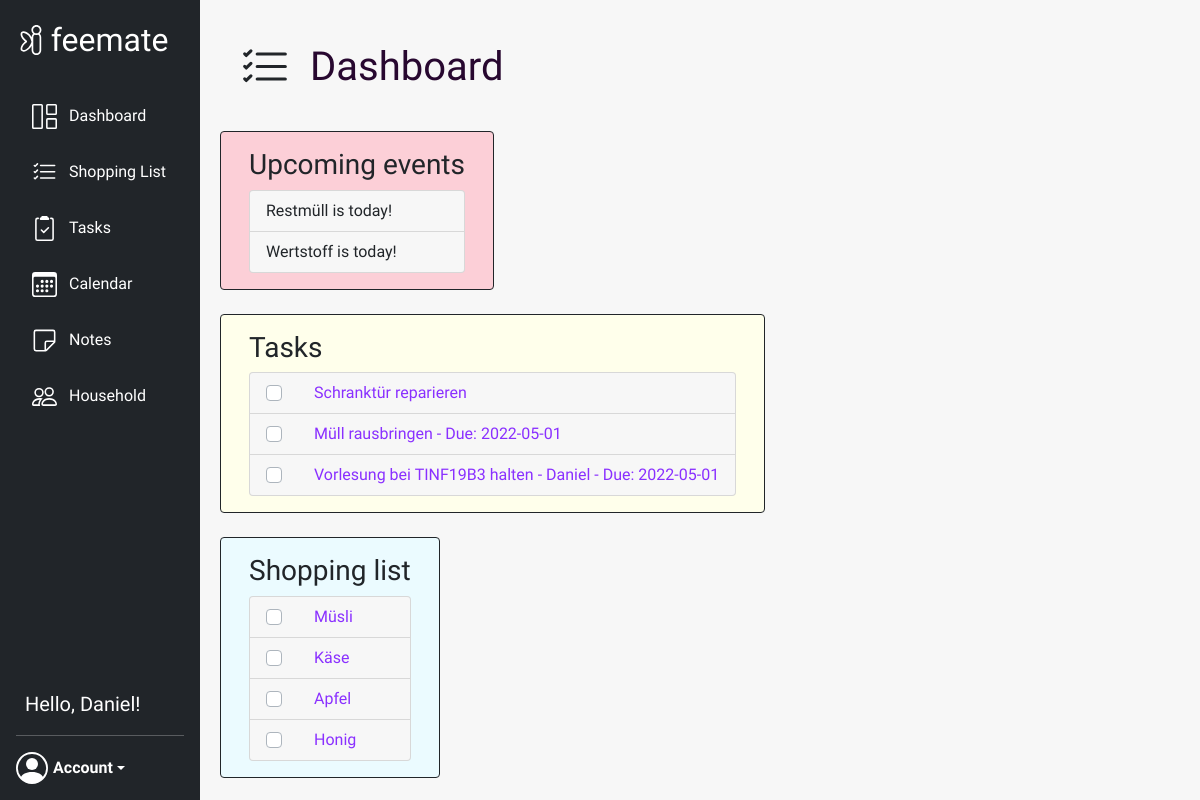
The page /dashboard (signed in) on the database its author committed.
### website/models.py (models this page shows, shortened)
class User(db.Model, UserMixin):
    id = db.Column(db.Integer, primary_key=True)
    email = db.Column(db.String(150), unique=True)
    password = db.Column(db.String(150))
    first_name = db.Column(db.String(150))
    events = db.relationship('Event')
    tasks = db.relationship('Task')
    group_id = db.Column(db.Integer, db.ForeignKey('group.id'))
    def get_current_group(self):
        group = Group.query.get(self.group_id)
        return group

class Event(db.Model):
    id = db.Column(db.Integer, primary_key=True)
    group_id = db.Column(db.Integer, db.ForeignKey('group.id'))
    user_id = db.Column(db.Integer, db.ForeignKey('user.id'))
    title = db.Column(db.String(100))
    start = db.Column(db.DateTime(timezone=True), default=func.now())
    end = db.Column(db.DateTime(timezone=True), default=func.now())
    repeat = db.Column(db.Integer, default=0)
    repeat_till = db.Column(db.DateTime(timezone=True), default=func.now())
    color = db.Column(db.String(7), default='#d4d4d4')

class Task(db.Model):
    id = db.Column(db.Integer, primary_key=True)
    title = db.Column(db.String(100))
    data = db.Column(db.String(1000))
    date = db.Column(db.DateTime(timezone=True))
    state = db.Column(db.Boolean, default=False)
    group_id = db.Column(db.Integer, db.ForeignKey('group.id'))
    user_id = db.Column(db.Integer, db.ForeignKey('user.id'))

class Item(db.Model):
    id = db.Column(db.Integer, primary_key=True)
    group_id = db.Column(db.Integer, db.ForeignKey('group.id'))
    title = db.Column(db.String(100))
    date = db.Column(db.DateTime(timezone=True), default=func.now())
    state = db.Column(db.Boolean, default=False)

### website/views/views.py (the view)
@views.route('/dashboard', methods=['GET', 'POST'])
@login_required
@household_required
def dashboard():
    task_list = Task.query.filter_by(group_id=current_user.group_id).all()
    events = Event.query.filter_by(group_id=current_user.group_id).all()
    tasks_structured = get_structured_task_data(task_list)
    upcoming_events = get_structured_upcoming_events(events)
    return render_template("dashboard.html", group=current_user.get_current_group(),
                           tasks=tasks_structured, events=upcoming_events)

### website/__init__.py (called while the page is built)
def create_app(base_config=BaseConfig):
    app.config.from_object(base_config)
    db.init_app(app)
    from .models import User, Group
    if not path.exists('website/' + base_config.DB_NAME):
        db.create_all(app=app)
    login_manager = LoginManager()
    login_manager.login_view = 'auth.login'
    login_manager.init_app(app)
    @login_manager.user_loader
    def load_user(user_id):
        return User.query.get(int(user_id))
    return app

### website/views/views.py (called while the page is built)
def get_structured_task_data(task_list):
    tasks_structured = []
    for task in task_list:
        element = {
            'id': task.id,
            'title': task.title,
            'data': task.data,
            'state': task.state
        }
        if task.user_id:
            user = User.query.filter_by(id=task.user_id).first()
            element['user_name'] = user.first_name
            element['user_id'] = user.id
        if task.date:
            date = task.date.date()
            element['date'] = date
        tasks_structured.append(element)
    return tasks_structured

def get_structured_upcoming_events(events):
    upcoming_events = []
    for event in events:
        if 0 <= days_till(event.start) <= 7:
            if event.user_id:
                user_name = ' (' + User.query.get(event.user_id).first_name + ')'
            else:
                user_name = ''
            element = {
                'title': event.title + user_name,
                'days_till': days_till(event.start),
            }
            upcoming_events.append(element)
    return upcoming_events

def days_till(date):
    return (date.date() - datetime.now().date()).days

### website/views/templates/dashboard.html (shortened to what this page needs)
{% extends "base.html" %}{% block title %}Dashboard{% endblock %}
{% block content %}
<div class="d-flex flex-row">
        <div class="p-2 page-icon">
        </div>
        <div class="p-2">
            <h1 class="header-text">Dashboard</h1>
        </div>
</div>
<br />
<div class="row">
    <div class="col-md-auto border border-dark rounded background-color-event-list">
        <div class="shopping-list-on-dashboard-div background-color-event-list">
           <h3>Upcoming events</h3>
            <ul class="list-group" id="events">
                {% for event in events %}
                    <li class="list-group-item event-list-on-dashboard">
                        {% if event.days_till == 0 %}
                            {{event.title}} is today!
                        {% endif %}
                    </li>
                {% endfor %}
            </ul>
        </div>
     </div>
</div>
<br />
<div class="row">
 <div class="col-md-auto border border-dark rounded background-color-task-list">
    <div class="shopping-list-on-dashboard-div background-color-task-list">
       <h3>Tasks</h3>
        <ul class="list-group" id="tasks">
            {% for task in tasks %}
                {% if task.state == False %}
                    <li class="list-group-item task-list-on-dashboard">
                        <div class="custom-control custom-checkbox">
                                <label class="custom-control-label" for="checkbox_{{ task.id }}">
                                    {{task.title}}
                                    {% if task.user_name %}
                                         - {{task.user_name}}
                                    {% endif %}
                                    {% if task.date %}
                                         - Due: {{task.date}}
                                    {% endif %}
                                </label>
                        </div>
                    </li>
                {% endif %}
            {% endfor %}
        </ul>
    </div>
 </div>
</div>
<br />
<div class="row">
    <div class="col-md-auto border border-dark rounded background-color-shopping-list">
        <div class="shopping-list-on-dashboard-div background-color-shopping-list">
           <h3>Shopping list</h3>
            <ul class="list-group rounded" id="items">
                {% for item in group.items %}
                    {% if item.state == False %}
                        <li class="list-group-item shopping-list-on-dashboard">
                            <div class="custom-control custom-checkbox">
                                    <label class="custom-control-label" for="checkbox_{{ item.id }}">
                                        {{item.title}}
                                    </label>
                            </div>
                        </li>
                    {% endif %}
                {% endfor %}
            </ul>
        </div>
    </div>
</div>
{% endblock %}

### website/templates/base.html (shortened to what this page needs)
<!DOCTYPE html>
<html>
    <head>
        <link rel="stylesheet"
              href="https://stackpath.bootstrapcdn.com/bootstrap/4.4.1/css/bootstrap.min.css"
/>
        <link rel="stylesheet"
              href="https://stackpath.bootstrapcdn.com/font-awesome/4.7.0/css/font-awesome.min.css"
/>
        <link rel="stylesheet"
              href="https://cdn.jsdelivr.net/npm/bootstrap@5.1.3/dist/css/bootstrap.min.css"
>
        <link rel="stylesheet" href="/static/styles.css">
        <link rel="stylesheet" href="https://cdn.jsdelivr.net/npm/bootstrap-icons@1.8.1/font/bootstrap-icons.css">
        <link rel='stylesheet' href='https://cdn.jsdelivr.net/npm/fullcalendar@5.11.0/main.min.css'/>
    </head>
    <body class="body font">
        <nav class="d-flex flex-column flex-shrink-0 p-3 text-white bg-dark custom-navbar" id="sidebar">
            <a href="/" class="d-flex align-items-center mb-3 mb-md-0 me-md-auto text-white text-decoration-none">
                <img class="invert-svg"
                     src="/static/images/fairy_logo.svg"
                     alt="fairy"
                     width="30"
                     height="30"/>
                <span class="fs-2" style="margin-left: 0.15em;">feemate</span>
            </a>
            <br/>
            <ul class="nav nav-pills flex-column mb-auto">
                <li>
                    <a href="/dashboard" class="nav-link text-white {{ '' if current_user.is_authenticated else 'disabled' }}">
                        <text class="navbar-text">Dashboard</text>
                    </a>
                </li>
                <li>
                    <a href="/list" class="nav-link text-white {{ '' if current_user.is_authenticated else 'disabled' }}">
                        <text class="navbar-text">Shopping List</text>
                    </a>
                </li>
                <li>
                    <a href="/tasks" class="nav-link text-white {{ '' if current_user.is_authenticated else 'disabled' }}">
                        <text class="navbar-text">Tasks</text>
                    </a>
                </li>
                <li>
                    <a href="/calendar" class="nav-link text-white {{ '' if current_user.is_authenticated else 'disabled' }}">
                        <text class="navbar-text">Calendar</text>
                    </a>
                </li>
                <li>
                    <a href="/notes" class="nav-link text-white {{ '' if current_user.is_authenticated else 'disabled' }}">
                        <text class="navbar-text">Notes</text>
                    </a>
                </li>
                <li>
                    <a href="/household" class="nav-link text-white">
                        <text class="navbar-text">Household</text>
                    </a>
                </li>
            </ul>
            {% if current_user.is_authenticated %}
            <text class="current-user-name">Hello, {{current_user.first_name}}!</text>
            {% endif %}
            <hr>
            {% if current_user.is_authenticated %}
                <div class="dropdown">
                    <a href="#" class="d-flex align-items-center text-white text-decoration-none dropdown-toggle"
                       id="dropdownUser1"
                       data-bs-toggle="dropdown"
                       aria-haspopup="true"
                       aria-expanded="false">
                        <strong class="font" style="margin-left: 5px;">Account</strong>
                    </a>
                </div>
            {% else %}
                <div class="container">
                    <a href="/login" class="d-flex align-items-center text-white text-decoration-none login-button">Login</a>
                </div>
            {% endif %}
        </nav>
        <div class="container-fluid container-fluid-custom">
            {% block content %}
            {% endblock %}
        </div>
    </body>
</html>

### website/static/styles.css (style rules this page uses)
.custom-navbar { height: 100vh; width: 200px; top: 0; left: 0; position: fixed; display: flex; }
.invert-svg { -webkit-filter: invert(1); filter: invert(1); }
.navbar-text { margin-left: 0.5em; }
.body { background-color: #f7f7f7; }
.font { font-family: 'Ubuntu', sans-serif; }
.container-fluid-custom { position: fixed; left: 200px; top: 0; margin-left: 20px; margin-top: 35px; max-width: 1300px; }
.page-icon { width: 50px; }
.shopping-list-on-dashboard-div { margin: 1em; }
.background-color-shopping-list { background-color: #ebfbff; }
.background-color-task-list { background-color: #ffffeb; }
.background-color-event-list { background-color: #fccfd7; }
.list-group-item { background-color: #f7f7f7; width: 50%; }
.shopping-list-on-dashboard { width: 100%; }
.task-list-on-dashboard { width: 100%; }
.event-list-on-dashboard { width: 100%; }
.header-text { margin-left: 20px; color: #280830; }
.custom-control { position: relative; display: block; min-height: 1.5rem; padding-left: 1.5rem; }
.custom-control-label { position: relative; color: #8a30ff; padding-left: 1.5rem; font-family: 'Ubuntu', sans-serif; }
.bg-dark { background-color: #181b1f; }
*, *::before, *::after { box-sizing: border-box; }
.current-user-name { margin-left: 0.45em; font-size: 20px; }

### rows shown on the page
User: first_name "Daniel", user_name "Daniel"
Event: title "Restmüll"
Event: title "Wertstoff"
Task: title "Schranktür reparieren"
Task: title "Müll rausbringen", date "2022-05-01"
Task: title "Vorlesung bei TINF19B3 halten"
Item: title "Müsli"
Item: title "Käse"
Item: title "Apfel"
Item: title "Honig"

### other values the page prints
{{ task.date }} "2022-05-01"
